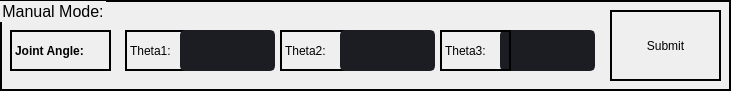
   <widget class="QGroupBox" name="groupBox">
    <property name="geometry">
     <rect>
      <x>10</x>
      <y>579</y>
      <width>731</width>
      <height>91</height>
     </rect>
    </property>
    <property name="font">
     <font>
      <pointsize>12</pointsize>
     </font>
    </property>
    <property name="styleSheet">
     <string notr="true">border:2px solid black;</string>
    </property>
    <property name="title">
     <string>Manual Mode:</string>
    </property>
    <widget class="QLineEdit" name="valuethe3">
     <property name="geometry">
      <rect>
       <x>500</x>
       <y>30</y>
       <width>95</width>
       <height>41</height>
      </rect>
     </property>
     <property name="minimumSize">
      <size>
       <width>0</width>
       <height>30</height>
      </size>
     </property>
     <property name="palette">
      <palette>
       <active>
        <colorrole role="WindowText">
         <brush brushstyle="SolidPattern">
          <color alpha="255">
           <red>0</red>
           <green>0</green>
           <blue>0</blue>
          </color>
         </brush>
        </colorrole>
        <colorrole role="Button">
         <brush brushstyle="SolidPattern">
          <color alpha="255">
           <red>27</red>
           <green>29</green>
           <blue>35</blue>
          </color>
         </brush>
        </colorrole>
        <colorrole role="Text">
         <brush brushstyle="SolidPattern">
          <color alpha="255">
           <red>0</red>
           <green>0</green>
           <blue>0</blue>
          </color>
         </brush>
        </colorrole>
        <colorrole role="ButtonText">
         <brush brushstyle="SolidPattern">
          <color alpha="255">
           <red>0</red>
           <green>0</green>
           <blue>0</blue>
          </color>
         </brush>
        </colorrole>
        <colorrole role="Base">
         <brush brushstyle="SolidPattern">
          <color alpha="255">
           <red>27</red>
           <green>29</green>
           <blue>35</blue>
          </color>
         </brush>
        </colorrole>
        <colorrole role="Window">
         <brush brushstyle="SolidPattern">
          <color alpha="255">
           <red>27</red>
           <green>29</green>
           <blue>35</blue>
          </color>
         </brush>
        </colorrole>
       </active>
       <inactive>
        <colorrole role="WindowText">
         <brush brushstyle="SolidPattern">
          <color alpha="255">
           <red>0</red>
           <green>0</green>
           <blue>0</blue>
          </color>
         </brush>
        </colorrole>
        <colorrole role="Button">
         <brush brushstyle="SolidPattern">
          <color alpha="255">
           <red>27</red>
           <green>29</green>
           <blue>35</blue>
          </color>
         </brush>
        </colorrole>
        <colorrole role="Text">
         <brush brushstyle="SolidPattern">
          <color alpha="255">
           <red>0</red>
           <green>0</green>
           <blue>0</blue>
          </color>
         </brush>
        </colorrole>
        <colorrole role="ButtonText">
         <brush brushstyle="SolidPattern">
          <color alpha="255">
           <red>0</red>
           <green>0</green>
           <blue>0</blue>
          </color>
         </brush>
        </colorrole>
        <colorrole role="Base">
         <brush brushstyle="SolidPattern">
          <color alpha="255">
           <red>27</red>
           <green>29</green>
           <blue>35</blue>
          </color>
         </brush>
        </colorrole>
        <colorrole role="Window">
         <brush brushstyle="SolidPattern">
          <color alpha="255">
           <red>27</red>
           <green>29</green>
           <blue>35</blue>
          </color>
         </brush>
        </colorrole>
       </inactive>
       <disabled>
        <colorrole role="WindowText">
         <brush brushstyle="SolidPattern">
          <color alpha="255">
           <red>0</red>
           <green>0</green>
           <blue>0</blue>
          </color>
         </brush>
        </colorrole>
        <colorrole role="Button">
         <brush brushstyle="SolidPattern">
          <color alpha="255">
           <red>27</red>
           <green>29</green>
           <blue>35</blue>
          </color>
         </brush>
        </colorrole>
        <colorrole role="Text">
         <brush brushstyle="SolidPattern">
          <color alpha="255">
           <red>0</red>
           <green>0</green>
           <blue>0</blue>
          </color>
         </brush>
        </colorrole>
        <colorrole role="ButtonText">
         <brush brushstyle="SolidPattern">
          <color alpha="255">
           <red>0</red>
           <green>0</green>
           <blue>0</blue>
          </color>
         </brush>
        </colorrole>
        <colorrole role="Base">
         <brush brushstyle="SolidPattern">
          <color alpha="255">
           <red>27</red>
           <green>29</green>
           <blue>35</blue>
          </color>
         </brush>
        </colorrole>
        <colorrole role="Window">
         <brush brushstyle="SolidPattern">
          <color alpha="255">
           <red>27</red>
           <green>29</green>
           <blue>35</blue>
          </color>
         </brush>
        </colorrole>
       </disabled>
      </palette>
     </property>
     <property name="font">
      <font>
       <family>Segoe UI</family>
       <pointsize>9</pointsize>
      </font>
     </property>
     <property name="styleSheet">
      <string notr="true">QLineEdit {
	background-color: rgb(27, 29, 35);
	border-radius: 5px;
	border: 2px solid rgb(27, 29, 35);
	padding-left: 10px;
}
QLineEdit:hover {
	border: 2px solid rgb(64, 71, 88);
	background-color: rgb(52, 59, 72);
}
QLineEdit:focus {
	border: 2px solid rgb(91, 101, 124);
}</string>
     </property>
     <property name="text">
      <string/>
     </property>
     <property name="readOnly">
      <bool>true</bool>
     </property>
     <property name="placeholderText">
      <string/>
     </property>
    </widget>
    <widget class="QLabel" name="label_10">
     <property name="geometry">
      <rect>
       <x>280</x>
       <y>30</y>
       <width>71</width>
       <height>41</height>
      </rect>
     </property>
     <property name="font">
      <font>
       <family>Segoe UI</family>
       <pointsize>9</pointsize>
      </font>
     </property>
     <property name="styleSheet">
      <string notr="true"/>
     </property>
     <property name="text">
      <string>Theta2:</string>
     </property>
    </widget>
    <widget class="QLabel" name="label_11">
     <property name="geometry">
      <rect>
       <x>440</x>
       <y>30</y>
       <width>71</width>
       <height>41</height>
      </rect>
     </property>
     <property name="font">
      <font>
       <family>Segoe UI</family>
       <pointsize>9</pointsize>
      </font>
     </property>
     <property name="styleSheet">
      <string notr="true"/>
     </property>
     <property name="text">
      <string>Theta3:</string>
     </property>
    </widget>
    <widget class="QLabel" name="label_9">
     <property name="geometry">
      <rect>
       <x>125</x>
       <y>30</y>
       <width>61</width>
       <height>41</height>
      </rect>
     </property>
     <property name="font">
      <font>
       <family>Segoe UI</family>
       <pointsize>9</pointsize>
      </font>
     </property>
     <property name="styleSheet">
      <string notr="true"/>
     </property>
     <property name="text">
      <string>Theta1:</string>
     </property>
    </widget>
    <widget class="QLineEdit" name="valuethe2">
     <property name="geometry">
      <rect>
       <x>340</x>
       <y>30</y>
       <width>95</width>
       <height>41</height>
      </rect>
     </property>
     <property name="minimumSize">
      <size>
       <width>0</width>
       <height>30</height>
      </size>
     </property>
     <property name="palette">
      <palette>
       <active>
        <colorrole role="WindowText">
         <brush brushstyle="SolidPattern">
          <color alpha="255">
           <red>0</red>
           <green>0</green>
           <blue>0</blue>
          </color>
         </brush>
        </colorrole>
        <colorrole role="Button">
         <brush brushstyle="SolidPattern">
          <color alpha="255">
           <red>27</red>
           <green>29</green>
           <blue>35</blue>
          </color>
         </brush>
        </colorrole>
        <colorrole role="Text">
         <brush brushstyle="SolidPattern">
          <color alpha="255">
           <red>0</red>
           <green>0</green>
           <blue>0</blue>
          </color>
         </brush>
        </colorrole>
        <colorrole role="ButtonText">
         <brush brushstyle="SolidPattern">
          <color alpha="255">
           <red>0</red>
           <green>0</green>
           <blue>0</blue>
          </color>
         </brush>
        </colorrole>
        <colorrole role="Base">
         <brush brushstyle="SolidPattern">
          <color alpha="255">
           <red>27</red>
           <green>29</green>
           <blue>35</blue>
          </color>
         </brush>
        </colorrole>
        <colorrole role="Window">
         <brush brushstyle="SolidPattern">
          <color alpha="255">
           <red>27</red>
           <green>29</green>
           <blue>35</blue>
          </color>
         </brush>
        </colorrole>
       </active>
       <inactive>
        <colorrole role="WindowText">
         <brush brushstyle="SolidPattern">
          <color alpha="255">
           <red>0</red>
           <green>0</green>
           <blue>0</blue>
          </color>
         </brush>
        </colorrole>
        <colorrole role="Button">
         <brush brushstyle="SolidPattern">
          <color alpha="255">
           <red>27</red>
           <green>29</green>
           <blue>35</blue>
          </color>
         </brush>
        </colorrole>
        <colorrole role="Text">
         <brush brushstyle="SolidPattern">
          <color alpha="255">
           <red>0</red>
           <green>0</green>
           <blue>0</blue>
          </color>
         </brush>
        </colorrole>
        <colorrole role="ButtonText">
         <brush brushstyle="SolidPattern">
          <color alpha="255">
           <red>0</red>
           <green>0</green>
           <blue>0</blue>
          </color>
         </brush>
        </colorrole>
        <colorrole role="Base">
         <brush brushstyle="SolidPattern">
          <color alpha="255">
           <red>27</red>
           <green>29</green>
           <blue>35</blue>
          </color>
         </brush>
        </colorrole>
        <colorrole role="Window">
         <brush brushstyle="SolidPattern">
          <color alpha="255">
           <red>27</red>
           <green>29</green>
           <blue>35</blue>
          </color>
         </brush>
        </colorrole>
       </inactive>
       <disabled>
        <colorrole role="WindowText">
         <brush brushstyle="SolidPattern">
          <color alpha="255">
           <red>0</red>
           <green>0</green>
           <blue>0</blue>
          </color>
         </brush>
        </colorrole>
        <colorrole role="Button">
         <brush brushstyle="SolidPattern">
          <color alpha="255">
           <red>27</red>
           <green>29</green>
           <blue>35</blue>
          </color>
         </brush>
        </colorrole>
        <colorrole role="Text">
         <brush brushstyle="SolidPattern">
          <color alpha="255">
           <red>0</red>
           <green>0</green>
           <blue>0</blue>
          </color>
         </brush>
        </colorrole>
        <colorrole role="ButtonText">
         <brush brushstyle="SolidPattern">
          <color alpha="255">
           <red>0</red>
           <green>0</green>
           <blue>0</blue>
          </color>
         </brush>
        </colorrole>
        <colorrole role="Base">
         <brush brushstyle="SolidPattern">
          <color alpha="255">
           <red>27</red>
           <green>29</green>
           <blue>35</blue>
          </color>
         </brush>
        </colorrole>
        <colorrole role="Window">
         <brush brushstyle="SolidPattern">
          <color alpha="255">
           <red>27</red>
           <green>29</green>
           <blue>35</blue>
          </color>
         </brush>
        </colorrole>
       </disabled>
      </palette>
     </property>
     <property name="font">
      <font>
       <family>Segoe UI</family>
       <pointsize>9</pointsize>
      </font>
     </property>
     <property name="styleSheet">
      <string notr="true">QLineEdit {
	background-color: rgb(27, 29, 35);
	border-radius: 5px;
	border: 2px solid rgb(27, 29, 35);
	padding-left: 10px;
}
QLineEdit:hover {
	border: 2px solid rgb(64, 71, 88);
	background-color: rgb(52, 59, 72);
}
QLineEdit:focus {
	border: 2px solid rgb(91, 101, 124);
}</string>
     </property>
     <property name="text">
      <string/>
     </property>
     <property name="readOnly">
      <bool>true</bool>
     </property>
     <property name="placeholderText">
      <string/>
     </property>
    </widget>
    <widget class="QLineEdit" name="valuethe1">
     <property name="geometry">
      <rect>
       <x>180</x>
       <y>30</y>
       <width>95</width>
       <height>41</height>
      </rect>
     </property>
     <property name="minimumSize">
      <size>
       <width>0</width>
       <height>30</height>
      </size>
     </property>
     <property name="palette">
      <palette>
       <active>
        <colorrole role="WindowText">
         <brush brushstyle="SolidPattern">
          <color alpha="255">
           <red>0</red>
           <green>0</green>
           <blue>0</blue>
          </color>
         </brush>
        </colorrole>
        <colorrole role="Button">
         <brush brushstyle="SolidPattern">
          <color alpha="255">
           <red>27</red>
           <green>29</green>
           <blue>35</blue>
          </color>
         </brush>
        </colorrole>
        <colorrole role="Text">
         <brush brushstyle="SolidPattern">
          <color alpha="255">
           <red>0</red>
           <green>0</green>
           <blue>0</blue>
          </color>
         </brush>
        </colorrole>
        <colorrole role="ButtonText">
         <brush brushstyle="SolidPattern">
          <color alpha="255">
           <red>0</red>
           <green>0</green>
           <blue>0</blue>
          </color>
         </brush>
        </colorrole>
        <colorrole role="Base">
         <brush brushstyle="SolidPattern">
          <color alpha="255">
           <red>27</red>
           <green>29</green>
           <blue>35</blue>
          </color>
         </brush>
        </colorrole>
        <colorrole role="Window">
         <brush brushstyle="SolidPattern">
          <color alpha="255">
           <red>27</red>
           <green>29</green>
           <blue>35</blue>
          </color>
         </brush>
        </colorrole>
       </active>
       <inactive>
        <colorrole role="WindowText">
         <brush brushstyle="SolidPattern">
          <color alpha="255">
           <red>0</red>
           <green>0</green>
           <blue>0</blue>
          </color>
         </brush>
        </colorrole>
        <colorrole role="Button">
         <brush brushstyle="SolidPattern">
          <color alpha="255">
           <red>27</red>
           <green>29</green>
           <blue>35</blue>
          </color>
         </brush>
        </colorrole>
        <colorrole role="Text">
         <brush brushstyle="SolidPattern">
          <color alpha="255">
           <red>0</red>
           <green>0</green>
           <blue>0</blue>
          </color>
         </brush>
        </colorrole>
        <colorrole role="ButtonText">
         <brush brushstyle="SolidPattern">
          <color alpha="255">
           <red>0</red>
           <green>0</green>
           <blue>0</blue>
          </color>
         </brush>
        </colorrole>
        <colorrole role="Base">
         <brush brushstyle="SolidPattern">
          <color alpha="255">
           <red>27</red>
           <green>29</green>
           <blue>35</blue>
          </color>
         </brush>
        </colorrole>
        <colorrole role="Window">
         <brush brushstyle="SolidPattern">
          <color alpha="255">
           <red>27</red>
           <green>29</green>
           <blue>35</blue>
          </color>
         </brush>
        </colorrole>
       </inactive>
       <disabled>
        <colorrole role="WindowText">
         <brush brushstyle="SolidPattern">
          <color alpha="255">
           <red>0</red>
           <green>0</green>
           <blue>0</blue>
          </color>
         </brush>
        </colorrole>
        <colorrole role="Button">
         <brush brushstyle="SolidPattern">
          <color alpha="255">
           <red>27</red>
           <green>29</green>
           <blue>35</blue>
          </color>
         </brush>
        </colorrole>
        <colorrole role="Text">
         <brush brushstyle="SolidPattern">
          <color alpha="255">
           <red>0</red>
           <green>0</green>
           <blue>0</blue>
          </color>
         </brush>
        </colorrole>
        <colorrole role="ButtonText">
         <brush brushstyle="SolidPattern">
          <color alpha="255">
           <red>0</red>
           <green>0</green>
           <blue>0</blue>
          </color>
         </brush>
        </colorrole>
        <colorrole role="Base">
         <brush brushstyle="SolidPattern">
          <color alpha="255">
           <red>27</red>
           <green>29</green>
           <blue>35</blue>
          </color>
         </brush>
        </colorrole>
        <colorrole role="Window">
         <brush brushstyle="SolidPattern">
          <color alpha="255">
           <red>27</red>
           <green>29</green>
           <blue>35</blue>
          </color>
         </brush>
        </colorrole>
       </disabled>
      </palette>
     </property>
     <property name="font">
      <font>
       <family>Segoe UI</family>
       <pointsize>9</pointsize>
      </font>
     </property>
     <property name="styleSheet">
      <string notr="true">QLineEdit {
	background-color: rgb(27, 29, 35);
	border-radius: 5px;
	border: 2px solid rgb(27, 29, 35);
	padding-left: 10px;
}
QLineEdit:hover {
	border: 2px solid rgb(64, 71, 88);
	background-color: rgb(52, 59, 72);
}
QLineEdit:focus {
	border: 2px solid rgb(91, 101, 124);
}</string>
     </property>
     <property name="text">
      <string/>
     </property>
     <property name="readOnly">
      <bool>true</bool>
     </property>
     <property name="placeholderText">
      <string/>
     </property>
    </widget>
    <widget class="QPushButton" name="btn_theta">
     <property name="geometry">
      <rect>
       <x>610</x>
       <y>10</y>
       <width>111</width>
       <height>71</height>
      </rect>
     </property>
     <property name="sizePolicy">
      <sizepolicy hsizetype="Fixed" vsizetype="Fixed">
       <horstretch>0</horstretch>
       <verstretch>0</verstretch>
      </sizepolicy>
     </property>
     <property name="minimumSize">
      <size>
       <width>0</width>
       <height>0</height>
      </size>
     </property>
     <property name="palette">
      <palette>
       <active>
        <colorrole role="WindowText">
         <brush brushstyle="SolidPattern">
          <color alpha="255">
           <red>0</red>
           <green>0</green>
           <blue>0</blue>
          </color>
         </brush>
        </colorrole>
        <colorrole role="Button">
         <brush brushstyle="SolidPattern">
          <color alpha="255">
           <red>27</red>
           <green>29</green>
           <blue>35</blue>
          </color>
         </brush>
        </colorrole>
        <colorrole role="Text">
         <brush brushstyle="SolidPattern">
          <color alpha="255">
           <red>0</red>
           <green>0</green>
           <blue>0</blue>
          </color>
         </brush>
        </colorrole>
        <colorrole role="ButtonText">
         <brush brushstyle="SolidPattern">
          <color alpha="255">
           <red>0</red>
           <green>0</green>
           <blue>0</blue>
          </color>
         </brush>
        </colorrole>
        <colorrole role="Base">
         <brush brushstyle="SolidPattern">
          <color alpha="255">
           <red>27</red>
           <green>29</green>
           <blue>35</blue>
          </color>
         </brush>
        </colorrole>
        <colorrole role="Window">
         <brush brushstyle="SolidPattern">
          <color alpha="255">
           <red>27</red>
           <green>29</green>
           <blue>35</blue>
          </color>
         </brush>
        </colorrole>
       </active>
       <inactive>
        <colorrole role="WindowText">
         <brush brushstyle="SolidPattern">
          <color alpha="255">
           <red>0</red>
           <green>0</green>
           <blue>0</blue>
          </color>
         </brush>
        </colorrole>
        <colorrole role="Button">
         <brush brushstyle="SolidPattern">
          <color alpha="255">
           <red>27</red>
           <green>29</green>
           <blue>35</blue>
          </color>
         </brush>
        </colorrole>
        <colorrole role="Text">
         <brush brushstyle="SolidPattern">
          <color alpha="255">
           <red>0</red>
           <green>0</green>
           <blue>0</blue>
          </color>
         </brush>
        </colorrole>
        <colorrole role="ButtonText">
         <brush brushstyle="SolidPattern">
          <color alpha="255">
           <red>0</red>
           <green>0</green>
           <blue>0</blue>
          </color>
         </brush>
        </colorrole>
        <colorrole role="Base">
         <brush brushstyle="SolidPattern">
          <color alpha="255">
           <red>27</red>
           <green>29</green>
           <blue>35</blue>
          </color>
         </brush>
        </colorrole>
        <colorrole role="Window">
         <brush brushstyle="SolidPattern">
          <color alpha="255">
           <red>27</red>
           <green>29</green>
           <blue>35</blue>
          </color>
         </brush>
        </colorrole>
       </inactive>
       <disabled>
        <colorrole role="WindowText">
         <brush brushstyle="SolidPattern">
          <color alpha="255">
           <red>0</red>
           <green>0</green>
           <blue>0</blue>
          </color>
         </brush>
        </colorrole>
        <colorrole role="Button">
         <brush brushstyle="SolidPattern">
          <color alpha="255">
           <red>27</red>
           <green>29</green>
           <blue>35</blue>
          </color>
         </brush>
        </colorrole>
        <colorrole role="Text">
         <brush brushstyle="SolidPattern">
          <color alpha="255">
           <red>0</red>
           <green>0</green>
           <blue>0</blue>
          </color>
         </brush>
        </colorrole>
        <colorrole role="ButtonText">
         <brush brushstyle="SolidPattern">
          <color alpha="255">
           <red>0</red>
           <green>0</green>
           <blue>0</blue>
          </color>
         </brush>
        </colorrole>
        <colorrole role="Base">
         <brush brushstyle="SolidPattern">
          <color alpha="255">
           <red>27</red>
           <green>29</green>
           <blue>35</blue>
          </color>
         </brush>
        </colorrole>
        <colorrole role="Window">
         <brush brushstyle="SolidPattern">
          <color alpha="255">
           <red>27</red>
           <green>29</green>
           <blue>35</blue>
          </color>
         </brush>
        </colorrole>
       </disabled>
      </palette>
     </property>
     <property name="font">
      <font>
       <family>Segoe UI</family>
       <pointsize>9</pointsize>
      </font>
     </property>
     <property name="styleSheet">
      <string notr="true"/>
     </property>
     <property name="text">
      <string>Submit</string>
     </property>
    </widget>
    <widget class="QLabel" name="label_15">
     <property name="geometry">
      <rect>
       <x>10</x>
       <y>30</y>
       <width>101</width>
       <height>41</height>
      </rect>
     </property>
     <property name="font">
      <font>
       <family>Segoe UI</family>
       <pointsize>9</pointsize>
       <weight>75</weight>
       <bold>true</bold>
      </font>
     </property>
     <property name="styleSheet">
      <string notr="true"/>
     </property>
     <property name="text">
      <string>Joint Angle:</string>
     </property>
    </widget>
   </widget>
